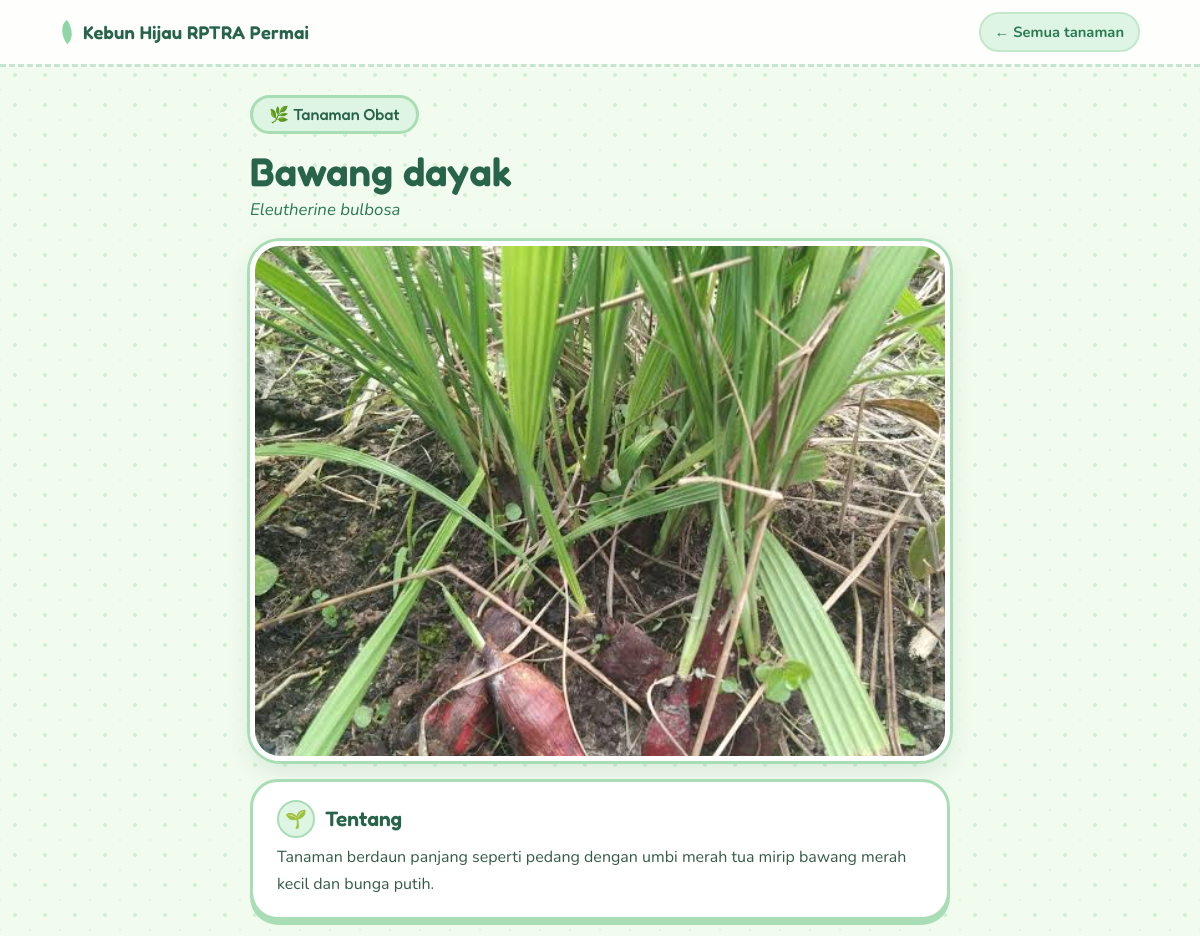
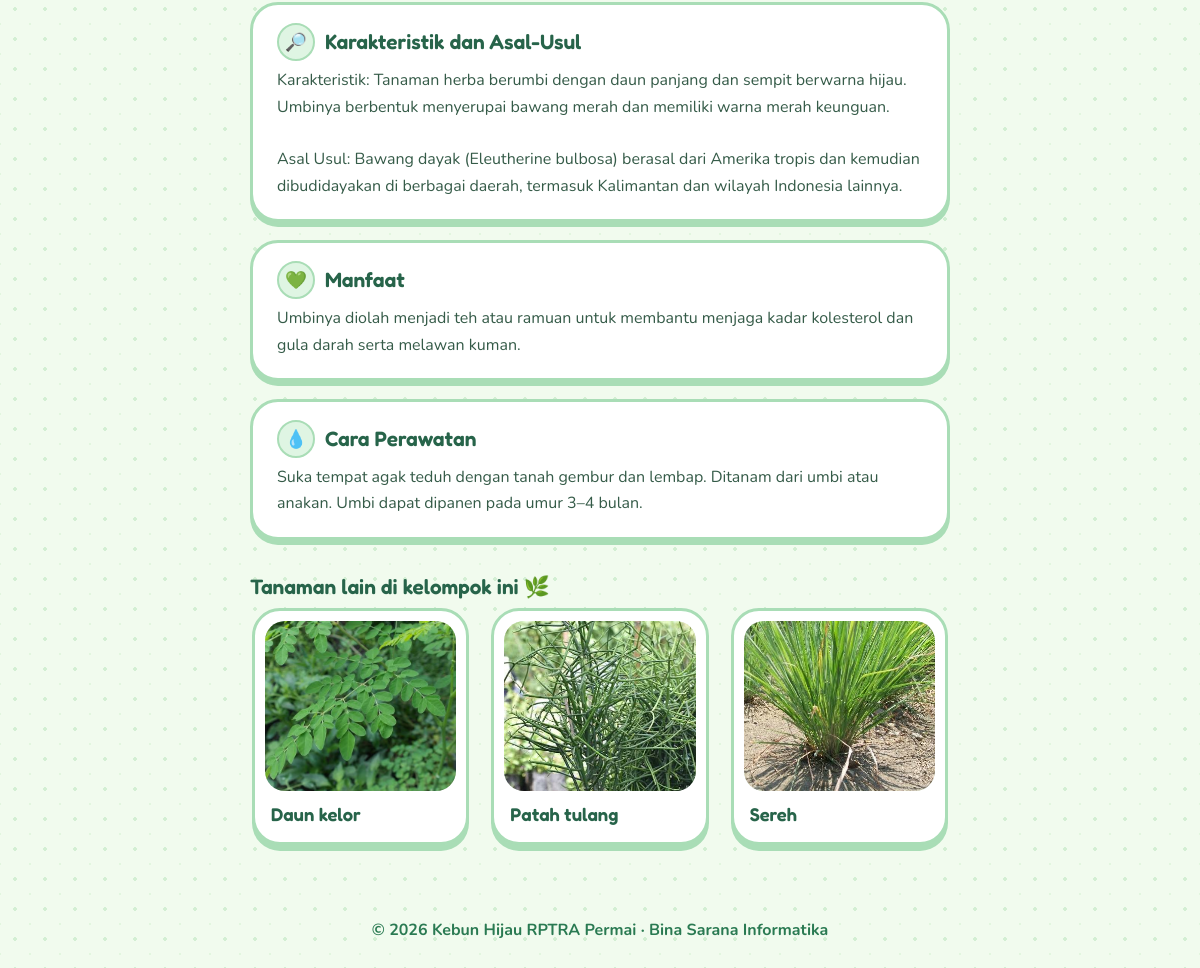
The app's page /tanaman.php?id=11 with its own data (2 pictures, top to bottom).
### tables this page shows
CREATE TABLE `tanaman` (
  `id` int NOT NULL,
  `nama` varchar(120) NOT NULL,
  `nama_latin` varchar(160) DEFAULT NULL,
  `kategori` varchar(80) NOT NULL DEFAULT 'Tanaman Hias',
  `ringkasan` varchar(255) DEFAULT NULL,
  `deskripsi` text,
  `karakteristik` text,
  `jenis` text,
  `manfaat` text,
  `perawatan` text,
  `foto` varchar(100) DEFAULT NULL,
  `video` varchar(100) DEFAULT NULL,
  `video_url` varchar(255) DEFAULT NULL,
  `created_at` timestamp NULL DEFAULT CURRENT_TIMESTAMP
);

### tanaman.php (the view, shortened to what this page needs)
<?php require 'config.php';
$s=db()->prepare('SELECT * FROM tanaman WHERE id=?');$s->execute([(int)($_GET['id']??0)]);$t=$s->fetch();
$o=db()->prepare('SELECT id,nama,foto FROM tanaman WHERE kategori=? AND id<>? ORDER BY RAND() LIMIT 3');$o->execute([$t['kategori'],$t['id']]);$lain=$o->fetchAll();
$i=kat($t['kategori']);$y=yt($t['video_url']??'');
$bagian=['deskripsi'=>['🌱','Tentang'],'karakteristik'=>['🔎','Karakteristik dan Asal-Usul'],'manfaat'=>['💚','Manfaat'],'perawatan'=>['💧','Cara Perawatan']];
head($t['nama'].' - Kebun Hijau'); ?>
<header class="top"><a class="logo" href="index.php">Kebun Hijau RPTRA Permai</a><a class="navlink" href="index.php">← Semua tanaman</a></header>
<main class="wrap detail g-<?=$i['slug']?>">
<a class="badge" href="index.php?k=<?=$i['slug']?>"><?=$i['emoji']?> <?=e($t['kategori'])?></a>
<h1><?=e($t['nama'])?></h1><?php if($t['nama_latin']): ?><em class="latin"><?=e($t['nama_latin'])?></em><?php endif ?>
<?php if($t['foto']): ?><img class="big" src="uploads/<?=e($t['foto'])?>" alt="<?=e($t['nama'])?>"><?php else: ?><div class="big ph-big"><?=$i['emoji']?></div><?php endif ?>
<?php foreach($bagian as $kol=>[$emo,$judul]): if(trim((string)($t[$kol]??''))==='') continue; ?>
<section class="bubble"><h2><span><?=$emo?></span> <?=e($judul)?></h2><p><?=nl2br(e($t[$kol]??''))?></p></section>
<?php endforeach ?>
<?php if($lain): ?><h2 class="lain-title">Tanaman lain di kelompok ini <?=$i['emoji']?></h2>
<div class="grid mini"><?php foreach($lain as $r): ?>
<a class="card" href="tanaman.php?id=<?=$r['id']?>"><?php if($r['foto']): ?><img src="uploads/<?=e($r['foto'])?>" alt="<?=e($r['nama'])?>" loading="lazy"><?php else: ?><div class="ph"><?=$i['emoji']?></div><?php endif ?><div class="cb"><h3><?=e($r['nama'])?></h3></div></a>
<?php endforeach ?></div><?php endif ?>
</main><footer>© <?=date('Y')?> Kebun Hijau RPTRA Permai · Bina Sarana Informatika </footer></body></html>

### assets/style.css (style rules this page uses)
:root { --bg:#f1fbee;--paper:#fbfff8;--white:#ffffff; --ink:#355b48;--dark:#27644a;--link:#2a7a52; --leaf:#8fd5a6;--leaf-d:#6fc28d;--mint:#dff5e3;--line:#c3e7cb; --tone:#dff5e3;--edge:#a9ddb6; --pink:#ffe8ee;--pink-edge:#ffc3d2;--butter:#fff4cc;--butter-edge:#f3dc88; --font-h:"Fredoka","Arial Rounded MT Bold","Trebuchet MS",sans-serif; --font-b:"Nunito","Trebuchet MS",Verdana,sans-serif; }
.g-obat { --tone:#dff5e3;--edge:#a9ddb6 }
* { box-sizing:border-box }
html { scroll-behavior:smooth;scroll-padding-top:80px }
body { margin:0;font-family:var(--font-b);font-size:16px;line-height:1.65;color:var(--ink); background-color:var(--bg); background-image:radial-gradient(#d3efd3 1.6px,transparent 1.6px),radial-gradient(#e2f6df 1.2px,transparent 1.2px); background-size:30px 30px,30px 30px;background-position:0 0,15px 15px }
a { color:var(--link);text-decoration:none }
h1,h2,h3 { font-family:var(--font-h);font-weight:600;line-height:1.25 }
.top { display:flex;justify-content:space-between;align-items:center;gap:12px;padding:12px 5vw; background:rgba(255,255,255,.88);backdrop-filter:blur(6px); border-bottom:3px dashed var(--line);position:sticky;top:0;z-index:5 }
.logo { font-family:var(--font-h);font-weight:600;font-size:1.15rem;color:var(--dark);letter-spacing:.2px }
.logo:before { content:"";display:inline-block;width:14px;height:20px;margin-right:9px;background:var(--leaf); border-radius:100% 0 100% 0;transform:rotate(-35deg);vertical-align:-3px;transition:transform .3s }
.navlink { font-weight:700;background:var(--mint);padding:6px 14px;border-radius:999px;border:2px solid var(--line);white-space:nowrap;font-size:.92rem }
.grid { display:grid;grid-template-columns:repeat(auto-fill,minmax(230px,1fr));gap:22px;padding:18px 2px 14px }
.grid.mini { grid-template-columns:repeat(auto-fill,minmax(170px,1fr));padding-top:8px }
.card { display:flex;flex-direction:column;background:var(--white);border:3px solid var(--edge);border-radius:28px;overflow:hidden;color:inherit; box-shadow:0 6px 0 var(--edge);transition:transform .2s,box-shadow .2s }
.card img,.ph { width:calc(100% - 20px);margin:10px 10px 0;height:170px;object-fit:cover;display:block;border-radius:20px;background:var(--tone) }
.cb { padding:12px 16px 16px;display:flex;flex-direction:column;flex:1 }
.cb h3 { margin:0;color:var(--dark);font-size:1.15rem }
.wrap { max-width:820px;margin:0 auto;padding:28px 5vw }
.wrap h1 { font-size:clamp(1.8rem,5vw,2.5rem);margin:12px 0 0;color:var(--dark) }
.wrap h2 { color:var(--dark) }
.latin { display:block;color:var(--link);font-size:1.05rem;margin-bottom:4px }
.badge { display:inline-block;font-family:var(--font-h);font-weight:500;background:var(--tone);border:3px solid var(--edge);color:var(--dark);border-radius:999px;padding:3px 16px }
.big { width:100%;border-radius:30px;margin:18px 0;display:block;border:5px solid var(--white);box-shadow:0 0 0 3px var(--edge),0 10px 24px #3a7a5a22 }
img.big { max-height:520px;object-fit:cover }
.bubble { background:var(--white);border:3px solid var(--edge);border-radius:28px;padding:18px 24px 20px;margin:18px 0;box-shadow:0 5px 0 var(--edge) }
.bubble h2 { display:flex;align-items:center;gap:10px;margin:0 0 6px;font-size:1.3rem }
.bubble h2 span { display:grid;place-items:center;width:38px;height:38px;border-radius:50%;background:var(--tone);border:2px solid var(--edge);font-size:1.1rem }
.bubble p { margin:0 }
.lain-title { margin:34px 0 0;font-size:1.3rem }
footer { text-align:center;padding:30px 5vw 34px;color:var(--link);font-weight:700 }

### records on screen
tanaman: kategori "🌿", kategori "Tanaman Obat", nama "Bawang dayak", nama_latin "Eleutherine bulbosa", foto (picture), deskripsi "Tanaman berdaun panjang seperti pedang dengan umbi merah tua mirip bawang merah kecil dan bunga putih.", karakteristik "Karakteristik: Tanaman herba berumbi dengan daun panjang dan sempit berwarna hijau. Umbinya berbentuk menyerupai bawang merah dan memiliki warna merah keunguan. Asal Usul: Bawang dayak (Eleutherine bulbosa) berasal dari Amerika tropis dan kemudian dibudidayakan di berbagai daerah, termasuk Kalimantan dan wilayah Indonesia lainnya.", manfaat "Umbinya diolah menjadi teh atau ramuan untuk membantu menjaga kadar kolesterol dan gula darah serta melawan kuman.", perawatan "Suka tempat agak teduh dengan tanah gembur dan lembap. Ditanam dari umbi atau anakan. Umbi dapat dipanen pada umur 3–4 bulan."
tanaman: foto (picture), nama "Daun kelor"
tanaman: foto (picture), nama "Patah tulang"
tanaman: foto (picture), nama "Sereh"

### other values on screen
$emo "🌱"
$judul "Tentang"
$emo "🔎"
$judul "Karakteristik dan Asal-Usul"
$emo "💚"
$judul "Manfaat"
$emo "💧"
$judul "Cara Perawatan"
